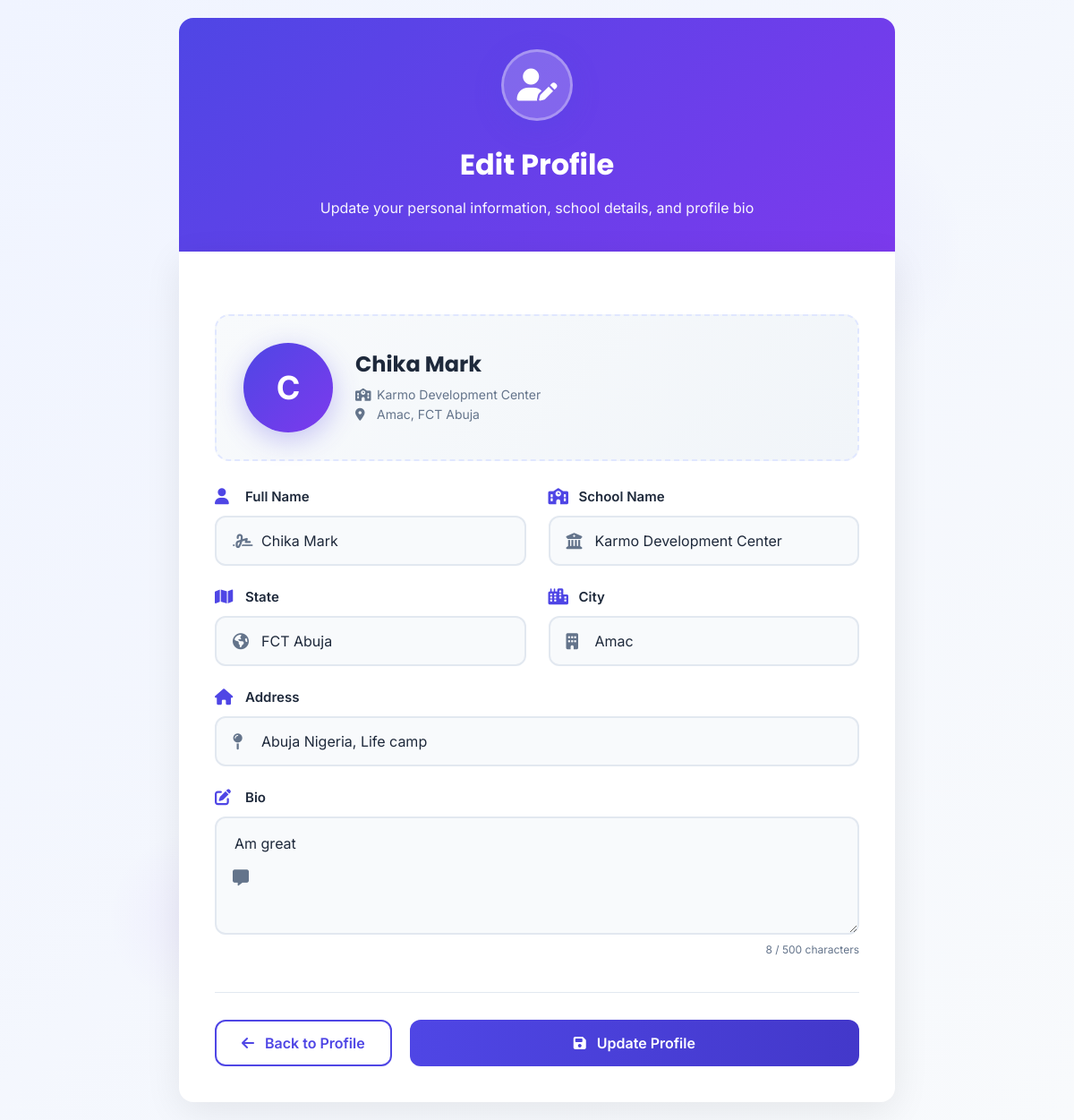
The app's page /api/index/profile/edit/ (signed in) with its own data.
### users/models.py (models this page shows)
class Profile(models.Model):
  id = models.UUIDField(primary_key=True, default=uuid.uuid4, editable=False)
  user = models.ForeignKey("User", on_delete=models.CASCADE)
  name = models.CharField(max_length=230)
  name_of_School = models.CharField(max_length=230, default="Karmo Development Center")
  state = models.CharField(max_length=230, default="FCT Abuja")
  city = models.CharField(max_length=230, default="Amac")
  address = models.CharField(max_length=230)
  bio = models.TextField()
  role = models.CharField(max_length=230, null=True, blank=True)
  date_added = models.DateField(auto_now=True)

### users/views.py (the view, shortened to what this page needs)
# urls.py: path("profile/edit/", views.edit_profile, name="edit_profile"),
@login_required
def edit_profile(request):
  profile = models.Profile.objects.get(user=request.user)
  return render(request, "edit_profile.html", {"profile": profile})

### templates/edit_profile.html (shortened to what this page needs)
{% load static %}
<!DOCTYPE html>
<html lang="en">
  <head>
    <link
      rel="stylesheet"
      href="https://cdnjs.cloudflare.com/ajax/libs/font-awesome/6.4.0/css/all.min.css"
    />
  </head>
  <body>
    <div class="bg-decoration bg-1"></div>
    <div class="container">
      <div class="header-card">
        <div class="header-icon">
          <i class="fas fa-user-edit"></i>
        </div>
        <h1>Edit Profile</h1>
        <p class="subtitle">
          Update your personal information, school details, and profile bio
        </p>
      </div>
      <div class="profile-card">
        <div class="profile-preview">
          <div class="preview-avatar" id="avatarPreview">
          </div>
          <div class="preview-info">
            <h3 id="namePreview">{{ profile.name|default:"Your Name" }}</h3>
            <p>
              <i class="fas fa-school"></i>
              <span id="schoolPreview"
                >{{ profile.name_of_School|default:"School Name" }}</span
              >
            </p>
            <p>
              <i class="fas fa-map-marker-alt"></i>
              <span id="locationPreview"
                >{{ profile.city|default:"City" }}, {{
                profile.state|default:"State" }}</span
              >
            </p>
          </div>
        </div>
        <form method="POST" id="profileForm">
          <div class="form-grid">
            <div class="form-group">
              <label class="form-label">
                <i class="fas fa-user"></i>
                Full Name
              </label>
              <div class="input-wrapper">
                <input
                  type="text"
                  id="name"
                  name="name"
                  class="form-input"
                  value="{{ profile.name|default:'' }}"
                  placeholder="Enter your full name"
                  required
                  autocomplete="name"
                />
                <div class="input-icon">
                  <i class="fas fa-signature"></i>
                </div>
              </div>
            </div>
            <div class="form-group">
              <label class="form-label">
                <i class="fas fa-school"></i>
                School Name
              </label>
              <div class="input-wrapper">
                <input
                  type="text"
                  id="name_of_School"
                  name="name_of_School"
                  class="form-input"
                  value="{{ profile.name_of_School|default:'' }}"
                  placeholder="Enter your school name"
                  required
                  autocomplete="organization"
                />
                <div class="input-icon">
                  <i class="fas fa-university"></i>
                </div>
              </div>
            </div>
            <div class="form-group">
              <label class="form-label">
                <i class="fas fa-map"></i>
                State
              </label>
              <div class="input-wrapper">
                <input
                  type="text"
                  id="state"
                  name="state"
                  class="form-input"
                  value="{{ profile.state|default:'' }}"
                  placeholder="Enter your state"
                  required
                  autocomplete="region"
                />
                <div class="input-icon">
                  <i class="fas fa-globe-americas"></i>
                </div>
              </div>
            </div>
            <div class="form-group">
              <label class="form-label">
                <i class="fas fa-city"></i>
                City
              </label>
              <div class="input-wrapper">
                <input
                  type="text"
                  id="city"
                  name="city"
                  class="form-input"
                  value="{{ profile.city|default:'' }}"
                  placeholder="Enter your city"
                  required
                  autocomplete="address-level2"
                />
                <div class="input-icon">
                  <i class="fas fa-building"></i>
                </div>
              </div>
            </div>
            <div class="form-group full-width">
              <label class="form-label">
                <i class="fas fa-home"></i>
                Address
              </label>
              <div class="input-wrapper">
                <input
                  type="text"
                  id="address"
                  name="address"
                  class="form-input"
                  value="{{ profile.address|default:'' }}"
                  placeholder="Enter your full address"
                  required
                  autocomplete="street-address"
                />
                <div class="input-icon">
                  <i class="fas fa-map-pin"></i>
                </div>
              </div>
            </div>
            <div class="form-group full-width">
              <label class="form-label">
                <i class="fas fa-edit"></i>
                Bio
              </label>
              <div class="input-wrapper">
                <textarea
                  id="bio"
                  name="bio"
                  class="form-textarea"
                  placeholder="Tell us about yourself, your experience, or your teaching philosophy..."
                  rows="4"
                >
{{ profile.bio|default:'' }}</textarea
                >
                <div class="input-icon">
                  <i class="fas fa-comment-alt"></i>
                </div>
              </div>
              <div class="char-counter">
                <span id="charCount">0</span> / 500 characters
              </div>
            </div>
          </div>
          <div class="action-buttons">
            <a href="{% url 'profile' %}" class="btn btn-secondary">
              <i class="fas fa-arrow-left"></i>
              Back to Profile
            </a>
            <button type="submit" class="btn btn-primary" id="submitBtn">
              <i class="fas fa-save"></i>
              Update Profile
            </button>
          </div>
        </form>
      </div>
    </div>
  </body>
</html>

### records on screen
Profile: name "Chika Mark", name_of_School "Karmo Development Center", state "FCT Abuja", city "Amac", address "Abuja Nigeria, Life camp", bio "Am great"
